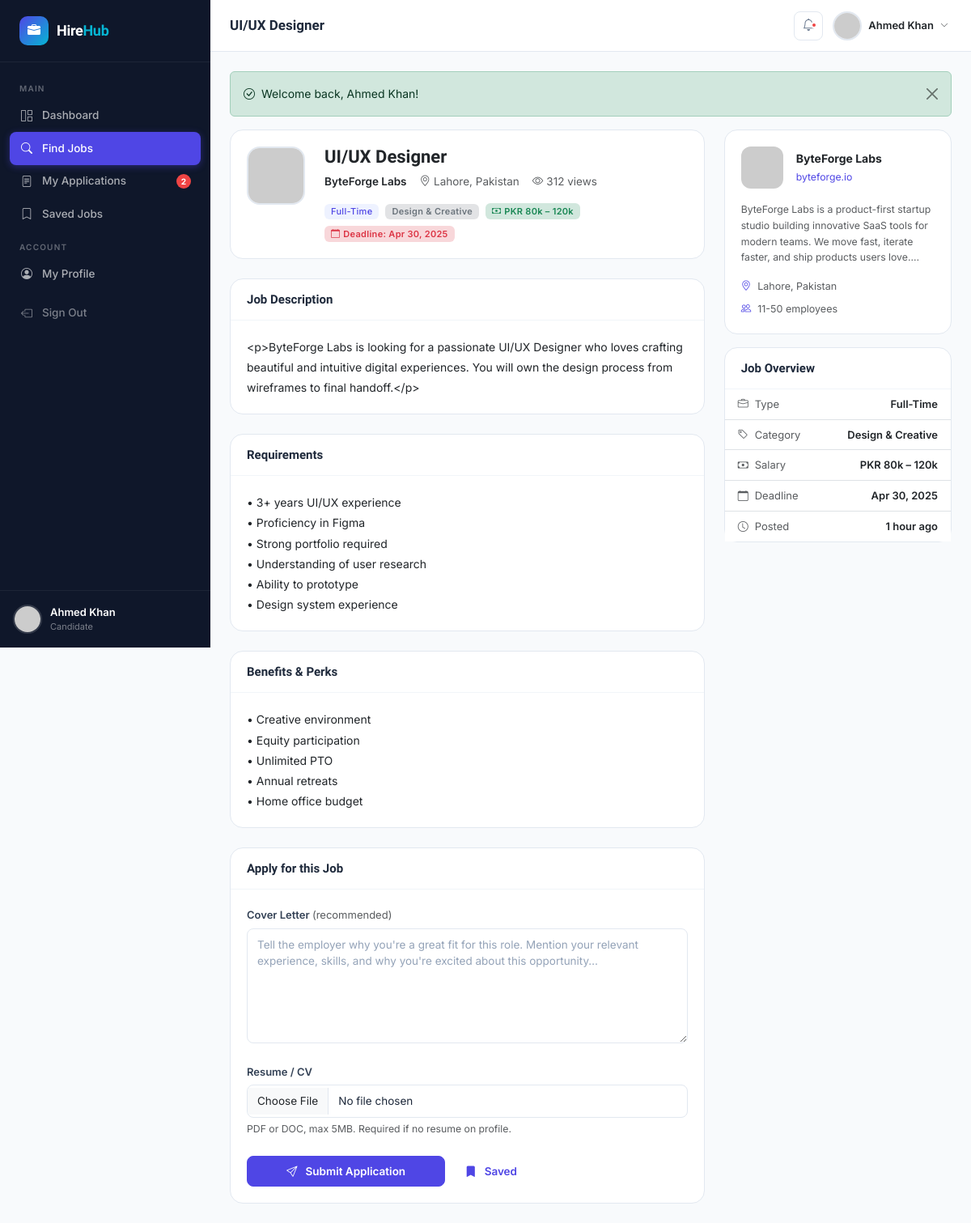
Screenshot of /candidate/job_detail.php?id=3 (signed in) with the database file from the repository.
### tables this page shows
CREATE TABLE `notifications` (
  `id` int(11) NOT NULL AUTO_INCREMENT,
  `user_id` int(11) NOT NULL,
  `type` varchar(50) NOT NULL,
  `title` varchar(200) NOT NULL,
  `message` text NOT NULL,
  `link` varchar(255) DEFAULT NULL,
  `is_read` tinyint(1) NOT NULL DEFAULT 0,
  `created_at` timestamp NOT NULL DEFAULT CURRENT_TIMESTAMP,
  PRIMARY KEY (`id`),
  KEY `user_id` (`user_id`),
  CONSTRAINT `notif_user_fk` FOREIGN KEY (`user_id`) REFERENCES `users` (`id`) ON DELETE CASCADE
);

CREATE TABLE `users` (
  `id` int(11) NOT NULL AUTO_INCREMENT,
  `name` varchar(100) NOT NULL,
  `email` varchar(150) NOT NULL,
  `password` varchar(255) NOT NULL,
  `role` enum('admin','company','candidate') NOT NULL DEFAULT 'candidate',
  `is_active` tinyint(1) NOT NULL DEFAULT 1,
  `avatar` varchar(255) DEFAULT NULL,
  `created_at` timestamp NOT NULL DEFAULT CURRENT_TIMESTAMP,
  `updated_at` timestamp NOT NULL DEFAULT CURRENT_TIMESTAMP ON UPDATE CURRENT_TIMESTAMP,
  PRIMARY KEY (`id`),
  UNIQUE KEY `email` (`email`)
);

CREATE TABLE `jobs` (
  `id` int(11) NOT NULL AUTO_INCREMENT,
  `company_id` int(11) NOT NULL,
  `category_id` int(11) NOT NULL,
  `title` varchar(200) NOT NULL,
  `type` enum('full-time','part-time','remote','internship','contract') NOT NULL DEFAULT 'full-time',
  `salary_min` decimal(10,2) DEFAULT NULL,
  `salary_max` decimal(10,2) DEFAULT NULL,
  `salary_currency` varchar(10) DEFAULT 'USD',
  `location` varchar(150) DEFAULT NULL,
  `description` longtext NOT NULL,
  `requirements` text DEFAULT NULL,
  `benefits` text DEFAULT NULL,
  `deadline` date DEFAULT NULL,
  `is_active` tinyint(1) NOT NULL DEFAULT 1,
  `views` int(11) NOT NULL DEFAULT 0,
  `created_at` timestamp NOT NULL DEFAULT CURRENT_TIMESTAMP,
  `updated_at` timestamp NOT NULL DEFAULT CURRENT_TIMESTAMP ON UPDATE CURRENT_TIMESTAMP,
  PRIMARY KEY (`id`),
  KEY `company_id` (`company_id`),
  KEY `category_id` (`category_id`),
  CONSTRAINT `jobs_company_fk` FOREIGN KEY (`company_id`) REFERENCES `companies` (`id`) ON DELETE CASCADE,
  CONSTRAINT `jobs_category_fk` FOREIGN KEY (`category_id`) REFERENCES `job_categories` (`id`)
);

CREATE TABLE `companies` (
  `id` int(11) NOT NULL AUTO_INCREMENT,
  `user_id` int(11) NOT NULL,
  `company_name` varchar(150) NOT NULL,
  `logo` varchar(255) DEFAULT NULL,
  `industry` varchar(100) DEFAULT NULL,
  `website` varchar(255) DEFAULT NULL,
  `description` text DEFAULT NULL,
  `location` varchar(150) DEFAULT NULL,
  `phone` varchar(30) DEFAULT NULL,
  `founded_year` year DEFAULT NULL,
  `company_size` enum('1-10','11-50','51-200','201-500','501-1000','1000+') DEFAULT '1-10',
  `is_verified` tinyint(1) NOT NULL DEFAULT 0,
  `created_at` timestamp NOT NULL DEFAULT CURRENT_TIMESTAMP,
  `updated_at` timestamp NOT NULL DEFAULT CURRENT_TIMESTAMP ON UPDATE CURRENT_TIMESTAMP,
  PRIMARY KEY (`id`),
  KEY `user_id` (`user_id`),
  CONSTRAINT `companies_user_fk` FOREIGN KEY (`user_id`) REFERENCES `users` (`id`) ON DELETE CASCADE
);

CREATE TABLE `job_categories` (
  `id` int(11) NOT NULL AUTO_INCREMENT,
  `name` varchar(100) NOT NULL,
  `icon` varchar(50) DEFAULT 'briefcase',
  `created_at` timestamp NOT NULL DEFAULT CURRENT_TIMESTAMP,
  PRIMARY KEY (`id`)
);

### candidate/job_detail.php (the view, shortened to what the rows shown need)
<?php
require_once __DIR__ . '/../core/functions.php';
$user      = currentUser();
$jobId     = (int)($_GET['id'] ?? 0);
$job = Database::fetch(
    "SELECT j.*, c.company_name, c.logo, c.description AS company_desc, c.location AS company_loc,
            c.website, c.company_size, cat.name AS cat_name, c.id AS company_id
     FROM jobs j
     JOIN companies c ON j.company_id = c.id
     JOIN job_categories cat ON j.category_id = cat.id
     WHERE j.id = ? AND j.is_active = 1",
    [$jobId]
);
$pageTitle  = e($job['title']);
$activePage = 'jobs';
include __DIR__ . '/../views/partials/head.php';
?>
<div class="app-shell">
<?php include __DIR__ . '/../views/partials/sidebar.php'; ?>
<div class="main-content">
<?php include __DIR__ . '/../views/partials/navbar.php'; ?>
<div class="page-content">
<div class="row g-4">
  <div class="col-lg-8">
    <div class="card mb-4">
      <div class="card-body">
        <div class="d-flex gap-4 align-items-start">
          <div class="flex-1">
            <h1 style="font-size:22px;font-weight:800;margin-bottom:6px"><?= e($job['title']) ?></h1>
            <div class="d-flex flex-wrap gap-3 text-muted mb-3" style="font-size:13.5px">
              <span class="fw-600 text-dark"><?= e($job['company_name']) ?></span>
              <?php if ($job['job_loc'] ?? $job['location']): ?>
                <span><i class="bi bi-geo-alt me-1"></i><?= e($job['location']) ?></span>
              <?php endif; ?>
              <span><i class="bi bi-eye me-1"></i><?= number_format($job['views']) ?> views</span>
            </div>
            <div class="d-flex flex-wrap gap-2 align-items-center">
              <?= jobTypeBadge($job['type']) ?>
              <span class="badge bg-secondary-subtle text-secondary"><?= e($job['cat_name']) ?></span>
              <?php if ($job['salary_min'] || $job['salary_max']): ?>
                <span class="badge bg-success-subtle text-success">
                  <i class="bi bi-cash me-1"></i><?= formatSalary($job['salary_min'], $job['salary_max']) ?>
                </span>
              <?php endif; ?>
              <?php if ($job['deadline']): ?>
                <span class="badge <?= strtotime($job['deadline']) < time() ? 'bg-danger-subtle text-danger' : 'bg-warning-subtle text-warning' ?>">
                  <i class="bi bi-calendar me-1"></i>Deadline: <?= date('M j, Y', strtotime($job['deadline'])) ?>
                </span>
              <?php endif; ?>
            </div>
          </div>
        </div>
      </div>
    </div>
    <div class="card mb-4">
      <div class="card-header"><h5 class="card-title">Job Description</h5></div>
      <div class="card-body" style="line-height:1.8">
        <?= nl2br(e($job['description'])) ?>
      </div>
    </div>
    <?php if ($job['requirements']): ?>
    <div class="card mb-4">
      <div class="card-header"><h5 class="card-title">Requirements</h5></div>
      <div class="card-body" style="line-height:1.8">
        <?= nl2br(e($job['requirements'])) ?>
      </div>
    </div>
    <?php endif; ?>
    <?php if ($job['benefits']): ?>
    <div class="card mb-4">
      <div class="card-header"><h5 class="card-title">Benefits &amp; Perks</h5></div>
      <div class="card-body" style="line-height:1.8">
        <?= nl2br(e($job['benefits'])) ?>
      </div>
    </div>
    <?php endif; ?>
  </div>
  <div class="col-lg-4">
    <div class="card mb-3">
      <div class="card-body">
        <div class="d-flex align-items-center gap-3 mb-3">
          <img src="<?= logoUrl($job['logo'], $job['company_name']) ?>" alt=""
               style="width:52px;height:52px;border-radius:12px;object-fit:cover">
          <div>
            <div class="fw-700"><?= e($job['company_name']) ?></div>
            <?php if ($job['website']): ?>
              <a href="<?= e($job['website']) ?>" target="_blank" class="small text-primary"><?= e(str_replace(['https://','http://'],'',$job['website'])) ?></a>
            <?php endif; ?>
          </div>
        </div>
        <?php if ($job['company_desc']): ?>
          <p class="text-muted small mb-3"><?= e(substr($job['company_desc'], 0, 200)) ?>…</p>
        <?php endif; ?>
        <div class="row g-2" style="font-size:12.5px">
          <?php if ($job['company_loc']): ?>
          <div class="col-12 text-muted"><i class="bi bi-geo-alt me-2 text-primary"></i><?= e($job['company_loc']) ?></div>
          <?php endif; ?>
          <?php if ($job['company_size']): ?>
          <div class="col-12 text-muted"><i class="bi bi-people me-2 text-primary"></i><?= e($job['company_size']) ?> employees</div>
          <?php endif; ?>
        </div>
      </div>
    </div>
    <div class="card mb-3">
      <div class="card-body p-0">
        <ul class="list-group list-group-flush" style="font-size:13px">
          <li class="list-group-item d-flex justify-content-between px-3 py-2">
            <span class="text-muted"><i class="bi bi-briefcase me-2"></i>Type</span>
            <span class="fw-600 text-capitalize"><?= e($job['type']) ?></span>
          </li>
          <li class="list-group-item d-flex justify-content-between px-3 py-2">
            <span class="text-muted"><i class="bi bi-tag me-2"></i>Category</span>
            <span class="fw-600"><?= e($job['cat_name']) ?></span>
          </li>
          <?php if ($job['salary_min'] || $job['salary_max']): ?>
          <li class="list-group-item d-flex justify-content-between px-3 py-2">
            <span class="text-muted"><i class="bi bi-cash me-2"></i>Salary</span>
            <span class="fw-600"><?= formatSalary($job['salary_min'], $job['salary_max']) ?></span>
          </li>
          <?php endif; ?>
          <?php if ($job['deadline']): ?>
          <li class="list-group-item d-flex justify-content-between px-3 py-2">
            <span class="text-muted"><i class="bi bi-calendar me-2"></i>Deadline</span>
            <span class="fw-600"><?= date('M j, Y', strtotime($job['deadline'])) ?></span>
          </li>
          <?php endif; ?>
          <li class="list-group-item d-flex justify-content-between px-3 py-2">
            <span class="text-muted"><i class="bi bi-clock me-2"></i>Posted</span>
            <span class="fw-600"><?= timeAgo($job['created_at']) ?></span>
          </li>
        </ul>
      </div>
    </div>
  </div>
</div>
</div></div></div>
<?php include __DIR__ . '/../views/partials/footer.php'; ?>

### views/partials/sidebar.php (shortened to what the rows shown need)
<?php
$role = $user['role'] ?? 'candidate';
$notifications = isLoggedIn() ? getUnreadNotifications((int)$_SESSION['user_id']) : [];
$notifCount = count($notifications);
$navItems = [];
if ($role === 'admin') {
    $navItems = [
        ['label' => 'Main', 'section' => true],
        ['href' => '/admin/dashboard.php',    'icon' => 'grid-1x2',      'label' => 'Dashboard',     'key' => 'dashboard'],
        ['href' => '/admin/users.php',        'icon' => 'people',        'label' => 'Users',         'key' => 'users'],
        ['href' => '/admin/companies.php',    'icon' => 'building',      'label' => 'Companies',     'key' => 'companies'],
        ['href' => '/admin/jobs.php',         'icon' => 'briefcase',     'label' => 'Jobs',          'key' => 'jobs'],
        ['href' => '/admin/applications.php', 'icon' => 'file-text',     'label' => 'Applications',  'key' => 'applications'],
        ['href' => '/admin/categories.php',   'icon' => 'tag',           'label' => 'Categories',    'key' => 'categories'],
        ['label' => 'Settings', 'section' => true],
        ['href' => '/admin/profile.php',      'icon' => 'person-circle', 'label' => 'Profile',       'key' => 'profile'],
    ];
} else {
    $navItems = [
        ['label' => 'Main', 'section' => true],
        ['href' => '/candidate/dashboard.php',  'icon' => 'grid-1x2',    'label' => 'Dashboard',       'key' => 'dashboard'],
        ['href' => '/candidate/jobs.php',        'icon' => 'search',      'label' => 'Find Jobs',       'key' => 'jobs'],
        ['href' => '/candidate/applications.php','icon' => 'file-text',   'label' => 'My Applications', 'key' => 'applications', 'badge' => $notifCount > 0 ? $notifCount : null],
        ['href' => '/candidate/saved.php',       'icon' => 'bookmark',    'label' => 'Saved Jobs',      'key' => 'saved'],
        ['label' => 'Account', 'section' => true],
        ['href' => '/candidate/profile.php',     'icon' => 'person-circle','label' => 'My Profile',     'key' => 'profile'],
    ];
}
?>
<aside class="sidebar" id="sidebar">
  <ul class="sidebar-nav">
    <?php foreach ($navItems as $item): ?>
      <?php if (!empty($item['section'])): ?>
        <li class="nav-section-title"><?= e($item['label']) ?></li>
      <?php else: ?>
        <li>
          <a href="<?= BASE_URL . $item['href'] ?>"
             class="<?= ($activePage ?? '') === $item['key'] ? 'active' : '' ?>">
            <span class="nav-icon"><i class="bi bi-<?= e($item['icon']) ?>"></i></span>
            <?= e($item['label']) ?>
            <?php if (!empty($item['badge'])): ?>
              <span class="nav-badge"><?= (int)$item['badge'] ?></span>
            <?php endif; ?>
          </a>
        </li>
      <?php endif; ?>
    <?php endforeach; ?>
  </ul>
  <div class="sidebar-user">
    <div class="sidebar-user-info">
      <div class="sidebar-user-name"><?= e($user['name']) ?></div>
      <div class="sidebar-user-role"><?= e($user['role']) ?></div>
    </div>
  </div>
</aside>

### views/partials/navbar.php (shortened to what the rows shown need)
<nav class="top-navbar">
  <h1 class="page-title"><?= e($pageTitle ?? 'Dashboard') ?></h1>
  <div class="navbar-actions">
    <div class="dropdown">
    </div>
    <div class="dropdown">
      <button class="d-flex align-items-center gap-2 btn btn-sm border-0 bg-transparent p-1"
              data-bs-toggle="dropdown">
        <img src="<?= avatarUrl($user['avatar'] ?? null, $user['name']) ?>"
             alt="" class="avatar-sm" style="border:2px solid var(--gray-200);">
        <span class="fw-600 text-dark d-none d-md-inline" style="font-size:13px"><?= e($user['name']) ?></span>
        <i class="bi bi-chevron-down text-muted" style="font-size:10px"></i>
      </button>
    </div>
  </div>
</nav>

### core/functions.php (shortened to what the rows shown need)
<?php
require_once __DIR__ . '/../config/database.php';
function isLoggedIn(): bool {
    return !empty($_SESSION['user_id']);
}
function currentUser(): ?array {
    return Database::fetch("SELECT * FROM users WHERE id = ?", [$_SESSION['user_id']]);
}
function e(?string $str): string {
    return htmlspecialchars((string)$str, ENT_QUOTES, 'UTF-8');
}
function getUnreadNotifications(int $userId): array {
    return Database::fetchAll(
        "SELECT * FROM notifications WHERE user_id = ? AND is_read = 0 ORDER BY created_at DESC LIMIT 10",
        [$userId]
    );
}
function formatSalary(?float $min, ?float $max, string $currency = 'PKR'): string {
    if ($min && $max) return $currency . ' ' . number_format($min/1000) . 'k – ' . number_format($max/1000) . 'k';
    return $currency . ' Up to ' . number_format($max/1000) . 'k';
}
function timeAgo(string $datetime): string {
    $time = time() - strtotime($datetime);
    $units = [
        31536000 => 'year', 2592000 => 'month', 604800 => 'week',
        86400 => 'day', 3600 => 'hour', 60 => 'minute', 1 => 'second'
    ];
    foreach ($units as $secs => $label) {
        if ($time >= $secs) {
            $val = floor($time / $secs);
            return $val . ' ' . $label . ($val > 1 ? 's' : '') . ' ago';
        }
    }
    return 'just now';
}
function jobTypeBadge(string $type): string {
    $map = [
        'full-time'  => 'primary',
        'part-time'  => 'info',
        'remote'     => 'success',
        'internship' => 'warning',
        'contract'   => 'secondary',
    ];
    $color = $map[$type] ?? 'secondary';
    return '<span class="badge bg-' . $color . '-subtle text-' . $color . ' text-capitalize fw-medium">' . e($type) . '</span>';
}
function avatarUrl(?string $avatar, string $name = 'User'): string {
    return 'https://ui-avatars.com/api/?name=' . urlencode($name) . '&background=4f46e5&color=fff&size=100';
}
function logoUrl(?string $logo, string $name = 'C'): string {
    return 'https://ui-avatars.com/api/?name=' . urlencode($name) . '&background=0f172a&color=fff&size=80&font-size=0.4&rounded=true';
}

### rows the page displays
notifications: label "My Applications", id "2"
users: name "Ahmed Khan", role "Candidate"
jobs: title "UI/UX Designer", company.company_name "ByteForge Labs", location "Lahore, Pakistan", views "312", type "Full-Time", category.name "Design & Creative", formatSalary($job['salary_min'], $job['salary_max']) "PKR 80k – 120k", deadline "Apr 30, 2025", description "<p>ByteForge Labs is looking for a passionate UI/UX Designer who loves crafting beautiful and intuitive digital experiences. You will own the design process from wireframes to final handoff.</p>", requirements "• 3+ years UI/UX experience • Proficiency in Figma • Strong portfolio required • Understanding of user research • Ability to prototype • Design system experience", benefits "• Creative environment • Equity participation • Unlimited PTO • Annual retreats • Home office budget", company.website "byteforge.io", company.description "ByteForge Labs is a product-first startup studio building innovative SaaS tools for modern teams. We move fast, iterate faster, and ship products users love.", company.location "Lahore, Pakistan", company.company_size "11-50", created_at "1 hour ago"

### other values shown
$item['label'] "MAIN"
$item['label'] "Dashboard"
$item['label'] "Find Jobs"
$item['label'] "Saved Jobs"
$item['label'] "ACCOUNT"
$item['label'] "My Profile"
$flash['message'] "Welcome back, Ahmed Khan!"
